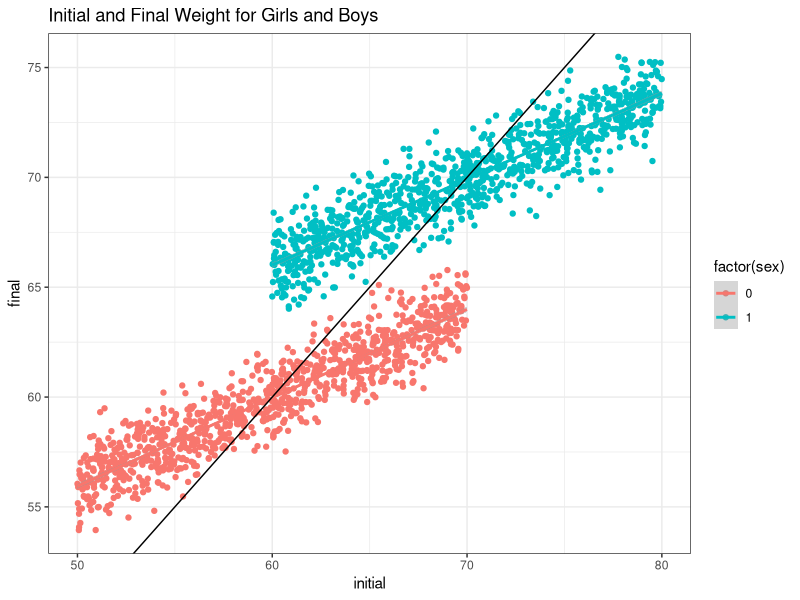

R code for this plot: (Note: this script raises an error after producing the figure.)
## ---- chunk 1
#load packages
library(tidyverse)
library(ggplot2)

set.seed(1997)
## ---- chunk 2

#we will simulate some data

N <- 1000
 
b <- 10
l <- 50
u <- 70
girls1 <- runif(N, l, u) #weight 
boys1 <- girls1 + b #
 
beta1 <- 0.4
girls0 <- (1 - beta1) * mean(girls1)
boys0 <- mean(boys1) - beta1 * (mean(girls1) + b)
 
sds <- 1
girls2 <- girls0 + beta1 * girls1 + rnorm(N, sd=sds)
boys2 <- boys0 + beta1 * boys1 + rnorm(N, sd=sds)
## ---- chunk 3

data <- data.frame(initial = c(girls1, boys1), final = c(girls2, boys2))
data$dif <- data$final - data$initial
data$sex = c(rep(0, N), rep(1, N))
 
ggplot(data = data, aes(initial, final, color = factor(sex))) +
  geom_point() + stat_smooth(method = "lm")  +
  geom_abline(intercept = 0, slope = 1) +
  ggtitle("Initial and Final Weight for Girls and Boys") + theme_bw()

## ---- chunk 4
summary(lm(dif ~ sex, data))
## ---- chunk 5
summary(lm(dif ~ sex + initial, data))
## ---- chunk 6
#here I simulated RCT data with anxiety as outcome and treatment type as groups

# Simulate data for a psychology RCT
set.seed(123)
data <- data.frame(
  therapy = rep(c("CBT", "Psychodynamic", "Mindfulness"), each = 15),  # 3 therapy groups
  anxiety_score = c(rnorm(15, mean = 20, sd = 5),  # CBT group
                    rnorm(15, mean = 22, sd = 5),  # Psychodynamic group
                    rnorm(15, mean = 18, sd = 5))  # Mindfulness group
)

# Perform ANOVA
anova_result <- aov(anxiety_score ~ therapy, data = data)

# Display results
summary(anova_result)


## ---- chunk 7
#fitting an anova using lm

lm_result <- lm(anxiety_score ~ therapy, rct_data)

# Display the summary of the linear model
summary(lm_result)

## ---- chunk 8
# for example, let's say we want to "control for" the effect of the sessions attended on the

ancova_model <- lm(post_anxiety ~ therapy + baseline_anxiety + age, rct_data)

summary(ancova_model)

